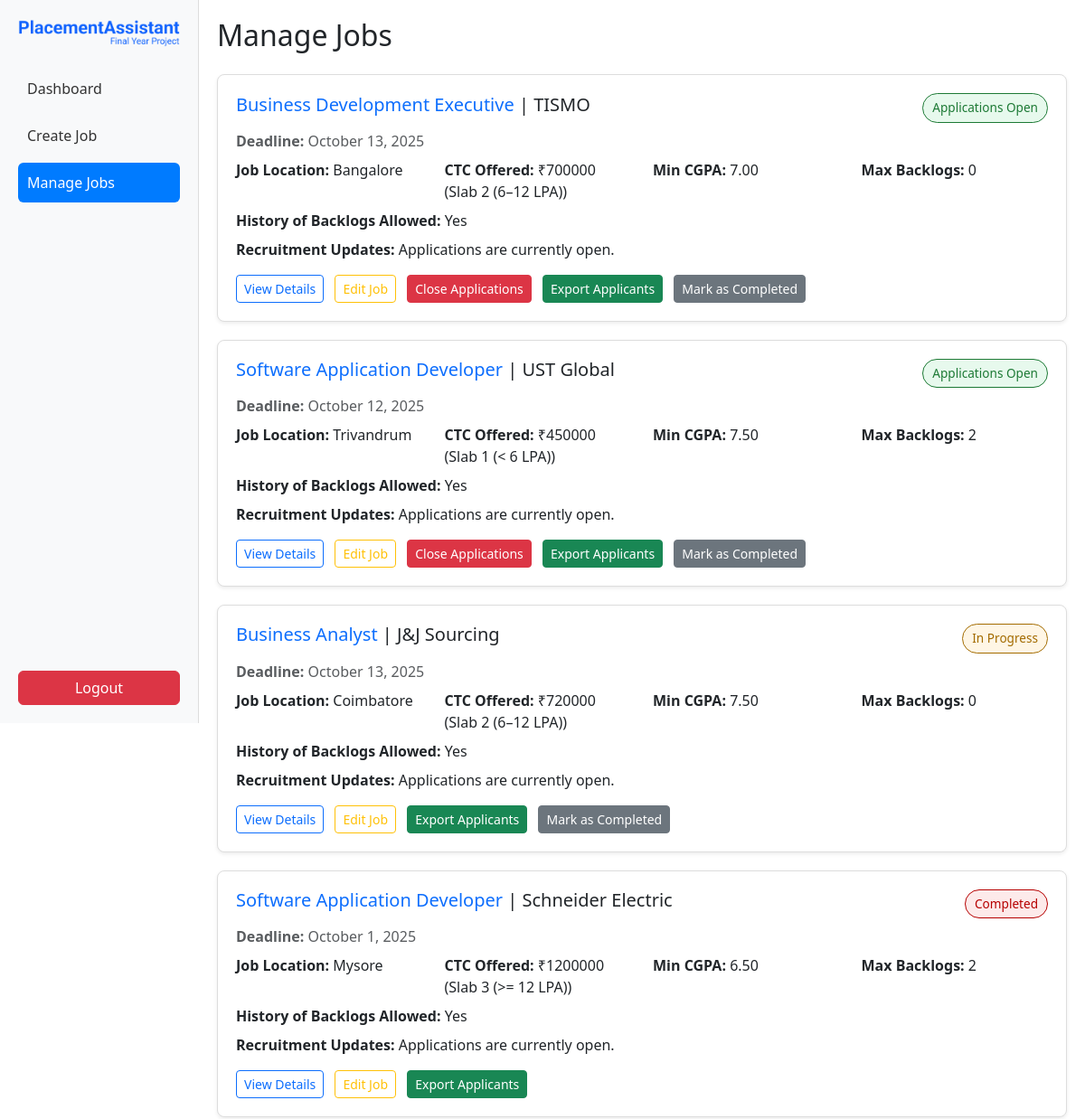
Before: /jobs/manage_jobs/ (signed in, upper part) with the older database file.
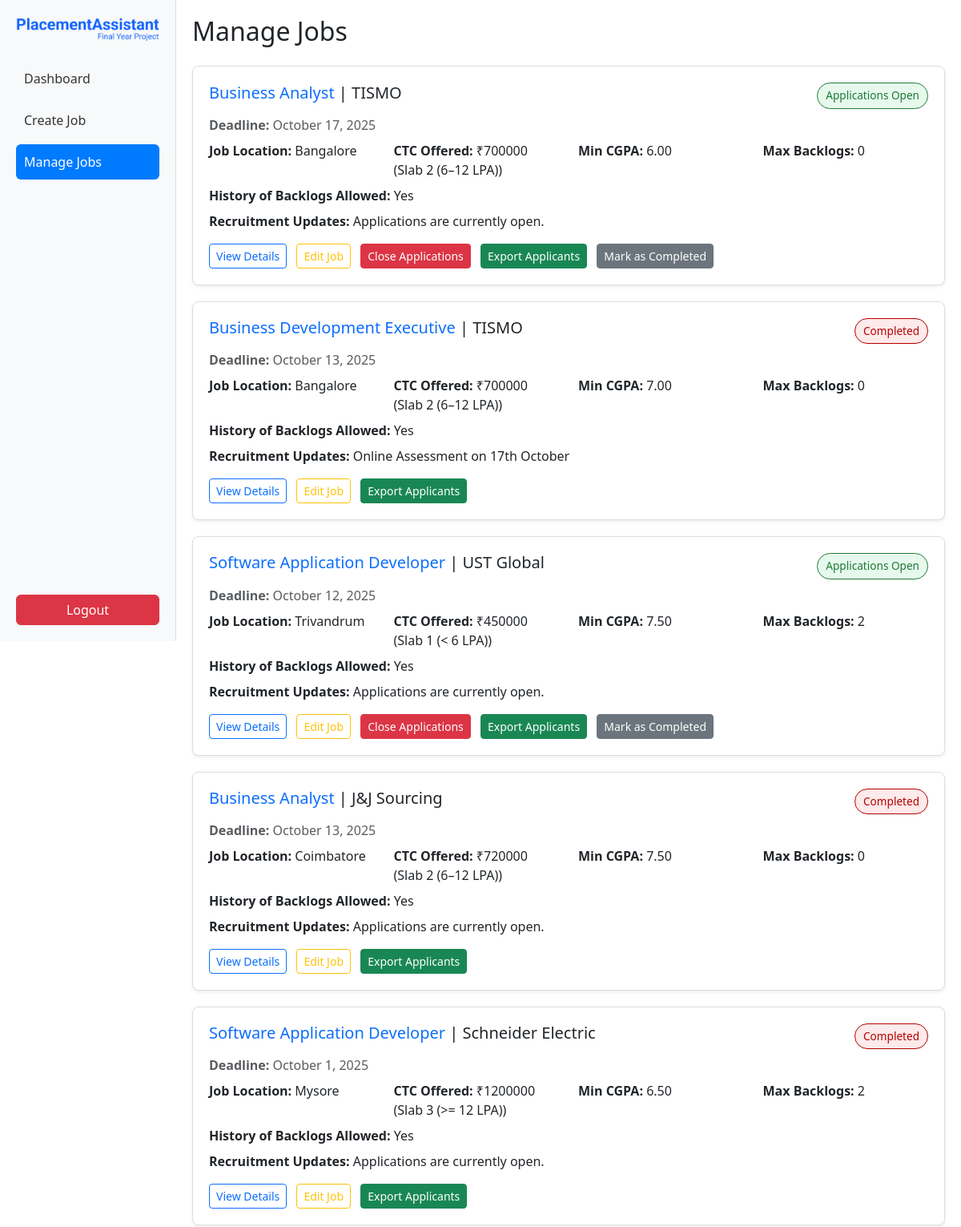
After: the same page with the newer database file.
### jobs/models.py (models this page shows, shortened)
class Job(models.Model):
    SLAB_CHOICES = [
        (1, "Slab 1 (< 6 LPA)"),
        (2, "Slab 2 (6–12 LPA)"),
        (3, "Slab 3 (>= 12 LPA)"),
    ]
    STATUS_CHOICES = [
        ('open', 'Applications Open'),
        ('progress', 'In Progress'),
        ('closed', 'Completed'),
    ]
    title = models.CharField(max_length=255)
    company_name = models.CharField(max_length=255)
    location = models.CharField(max_length=255)
    ctc = models.DecimalField(max_digits=10, decimal_places=2)  # LPA
    slab = models.IntegerField(choices=SLAB_CHOICES, blank=True, null=True)
    deadline = models.DateTimeField()
    min_cgpa = models.DecimalField(max_digits=4, decimal_places=2)
    max_backlogs = models.IntegerField(default=0)
    history_allowed = models.BooleanField(default=True)
    jd_file = models.FileField(upload_to="job_descriptions/",null=True, blank=True)
    created_by = models.ForeignKey(User, on_delete=models.CASCADE, related_name="posted_jobs")
    created_at = models.DateTimeField(auto_now_add=True)
    status = models.CharField(max_length=20, choices=STATUS_CHOICES, default='open')
    recruitment_updates = models.TextField(default="Applications are currently open.", blank=True)

### jobs/views.py (the view)
# urls.py: path('manage_jobs/', views.manage_jobs, name='manage_jobs'),
@login_required
def manage_jobs(request):
    jobs = Job.objects.filter(created_by=request.user).order_by('-created_at')
    return render(request, 'jobs/manage_jobs.html', {'jobs': jobs})

### jobs/templates/jobs/manage_jobs.html (shortened to what this page needs)
{% load static %}
<!DOCTYPE html>
<html lang="en">
<head>
  <link href="https://cdn.jsdelivr.net/npm/bootstrap@5.3.2/dist/css/bootstrap.min.css" rel="stylesheet">
</head>
<body>
  <div class="d-flex">
    <div class="sidebar">
      <div>
        <div class="logo-container">
          <img src="{% static 'images/logo.png' %}" alt="PlacementAssistant Logo" class="img-fluid logo-img">
        </div>
        <br>
        <a href="{% url 'coordinator_dashboard' %}" >Dashboard</a>
        <a href="{% url 'post_job' %} ">Create Job</a>
        <a href="{% url 'manage_jobs' %}" class="active">Manage Jobs</a>
      </div>
      <form method="post" action="/">
        <button type="submit" class="btn btn-danger w-100 mt-3">Logout</button>
      </form>
    </div>
    <div class="main-content">
      <h2 class="mb-4">Manage Jobs</h2>
      {% for job in jobs %}
      <div class="job-card shadow-sm">
        <div class="d-flex justify-content-between align-items-center mb-2">
          <div>
            <h5><a href="#" class="text-primary text-decoration-none">{{ job.title }}</a> | {{ job.company_name }}</h5>
          </div>
          <span class="status-badge
            {% if job.status == 'open' %}status-open{% elif job.status == 'progress' %}status-progress{% else %}status-closed{% endif %}">
            {{ job.get_status_display }}
          </span>
        </div>
        <p class="text-muted mb-1"><strong>Deadline:</strong> {{ job.deadline|date:"F j, Y" }}</p>
        <div class="row mt-2">
          <div class="col-md-3"><strong>Job Location:</strong> {{ job.location }}</div>
          <div class="col-md-3"><strong>CTC Offered:</strong> ₹{{ job.ctc|floatformat:0 }} ({{ job.get_slab_display }})</div>
          <div class="col-md-3"><strong>Min CGPA:</strong> {{ job.min_cgpa }}</div>
          <div class="col-md-3"><strong>Max Backlogs:</strong> {{ job.max_backlogs }}</div>
        </div>
        <div class="mt-2">
          <strong>History of Backlogs Allowed:</strong> {% if job.history_allowed %}Yes{% else %}No{% endif %}
        </div>
        <div class="mt-2"><strong>Recruitment Updates:</strong> {{ job.recruitment_updates }}</div>
        <div class="action-btns mt-3">
          {% if job.jd_file %}
            <a href="{{ job.jd_file.url }}" target="_blank" class="btn btn-outline-primary btn-sm">
              View Details
            </a>
          {% endif %}
          <a href="{% url 'edit_job' job.id %}" class="btn btn-outline-warning btn-sm">Edit Job</a>
          {% if job.status == 'open' %}
            <a href="{% url 'close_applications' job.id %}" class="btn btn-danger btn-sm">Close Applications</a>
          {% endif %}
          <a href="{% url 'export_applicants_excel' job.id %}" class="btn btn-success btn-sm">Export Applicants</a>
          {% if job.status != 'closed' %}
            <a href="{% url 'mark_completed' job.id %}" class="btn btn-secondary btn-sm">Mark as Completed</a>
          {% endif %}
        </div>
      </div>
      {% empty %}
        <p>No jobs posted yet.</p>
      {% endfor %}
    </div>
  </div>
</body>
</html>

Changed rows visible on the page:
added Job: title "Business Analyst", company_name "TISMO", status "Applications Open", deadline "October 17, 2025", location "Bangalore", ctc "700000", slab "Slab 2 (6–12 LPA)", min_cgpa "6.00", max_backlogs "0", history_allowed "Yes", recruitment_updates "Applications are currently open.", shows "Close Applications", shows "Mark as Completed"
changed Job "Business Development Executive": status "Applications Open" → "Completed"; recruitment_updates "Applications are currently open." → "Online Assessment on 17th October"; no longer shows "Close Applications Mark as Completed"
changed Job "J&J Sourcing": status "In Progress" → "Completed"; no longer shows "Mark as Completed"
